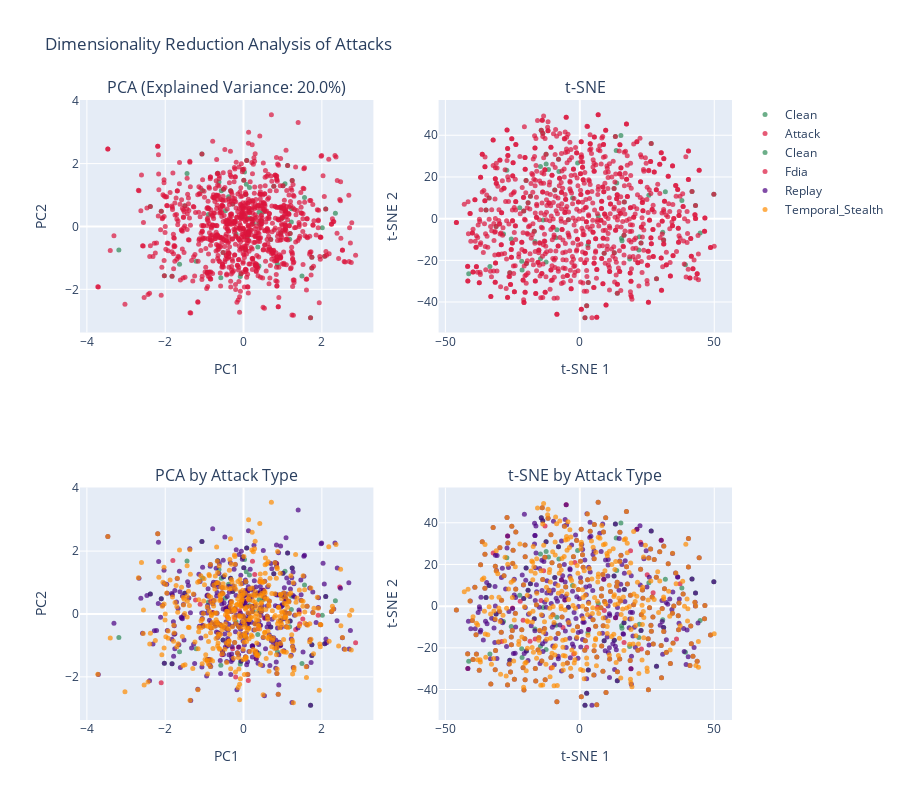

Notebook code cell kept with this figure:
### Markdown cell above
## 5. Dimensionality Reduction Analysis

### Code cell
# Visualize attacks in reduced dimensional space
dimensionality_fig = visualizer.plot_attack_dimensionality_analysis(attack_data)
dimensionality_fig.show()
